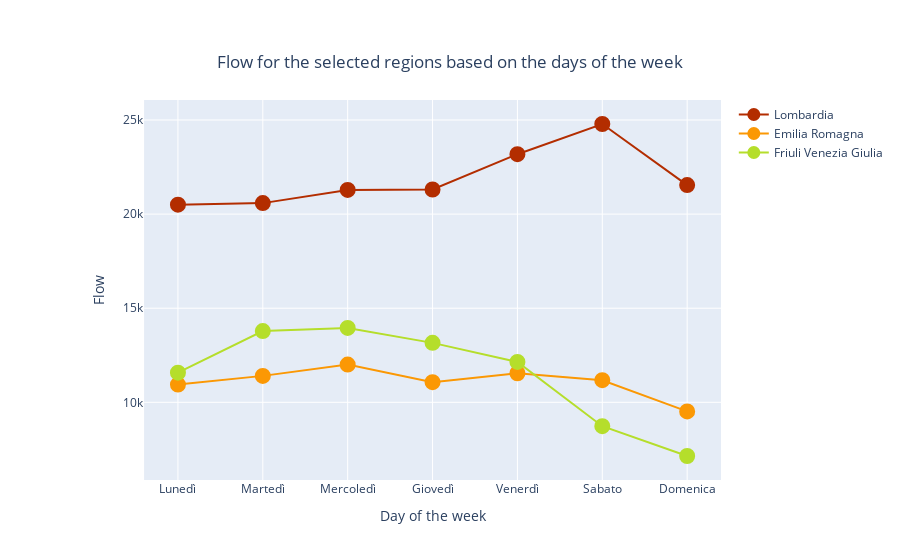
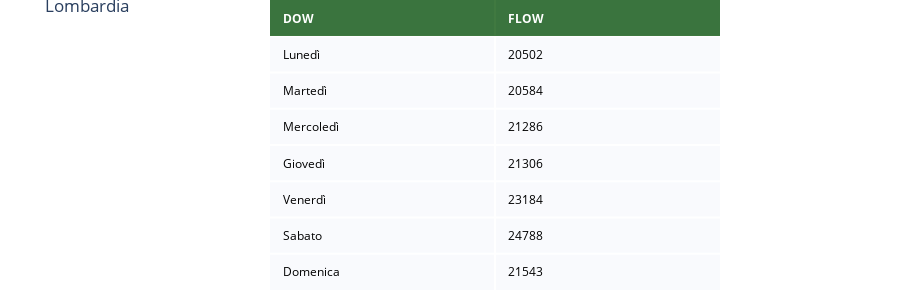
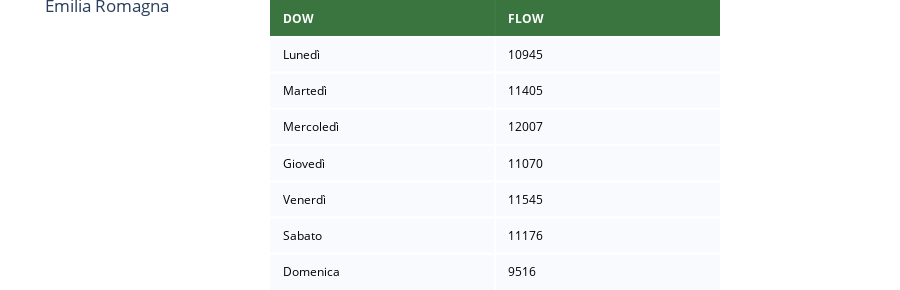

Notebook code for these charts, in order:
### Code cell
#STUDY OF THE FLUXES BASED ON THE DAY OF THE WEEK

#Function that returns a dataframe with all the info (data_day_od solo) for the selected provinces for each region
def data_selected_province(data_day_od,cod_pro_selected):
    data_province_selected=data_day_od[data_day_od['COD_PRO'].isin(cod_pro_selected)] 
    return data_province_selected

#Define a dictionary with a dataframe for the different regions, containg all the info of the selected provinces 
d_selected_province = {} 
for i in range(len(reg)):
    d_selected_province[reg[i]] = pd.DataFrame(data_selected_province(data_day_od,flow_pro[reg[i]]['COD_PRO'].values[:]))
    
#print(d_selected_province)

#Sum of the fluxes based on the day of the week and the province
def flow_days(data_province_selected, cod_pro_selected):
    flow_days=data_province_selected.groupby(['DOW', 'COD_PRO']).FLOW.sum().reset_index()
    return flow_days

#Define a dictionary with a dataframe 
d_flow_days = {} 

for i in range(len(reg)):
    d_flow_days[reg[i]] = pd.DataFrame(flow_days(d_selected_province[reg[i]],flow_pro[reg[i]]['COD_PRO']))


#Printing the dataframe associating the name to each province code
for i in range(len(reg)):
    name_list=[]
    for cod in d_flow_days[reg[i]]['COD_PRO'].values[:]:
        if cod in d[reg[i]]['COD_PRO'].values[:]:
            where=np.argwhere(d[reg[i]]['COD_PRO'].values[:]==cod)
            idx=where[0][0] #torna poco questo 00
            name=d[reg[i]]['PROVINCIA'].values[idx:idx+1][0]
            name_list.append(name)  
    d_flow_days[reg[i]].insert(1, "NAME", name_list)


print("\n")

#Analysis based on the days
days = ['Lunedì', 'Martedì', 'Mercoledì', 'Giovedì', 'Venerdì', 'Sabato', 'Domenica']

#Function to order the dataset based on the days of the week 
def days_order(dataset,days):
    dataset['DOW']=pd.Categorical(dataset['DOW'], categories=days, ordered=True)
    dataset_days=dataset.sort_values(['DOW'], ignore_index=True)
    return dataset_days

#Function to sort the data by provinces
def sort(dataset):
    dataset=dataset.sort_values(['COD_PRO', 'NAME'],ascending=False, ignore_index=True)
    return dataset

#Define a dictionary cointaing a dataframe for each regions 
#Different dataframes based on different type of data organization
flow_each_pro={}

for i in range(len(reg)):
    list_k=[0]
    flow_each_pro[reg[i]]=sort(d_flow_days[reg[i]])
    for k in range(1,len(flow_each_pro[reg[i]]['COD_PRO'])):
        if flow_each_pro[reg[i]]['COD_PRO'][k]!=flow_each_pro[reg[i]]['COD_PRO'][k-1]:
            list_k.append(k)
    list_k.append(len(flow_each_pro[reg[i]]['COD_PRO']))
    for d in range(len(list_k)-1): 
            flow_each_pro[reg[i],d]= pd.DataFrame(days_order(flow_each_pro[reg[i]][list_k[d]:list_k[d+1]],days))
    flow_each_pro[reg[i]]=pd.DataFrame(days_order(d_flow_days[reg[i]],days))
    
    
#Funtion to sum the fluxes of a day for each region 
def flux_sum_day(flow_each_pro):
    flux_sum_pd=flow_each_pro.groupby(['DOW'])['FLOW'].sum().reset_index()
    return flux_sum_pd

#Dictionary 
flux_sum_perday={}

#Dataframe for each region with the sum of fluxes based on the day of the week
for i in range(len(reg)):
        flux_sum_perday[reg[i]]=flux_sum_day(flow_each_pro[reg[i]])
        
#DISPLAY THE RESULTS 

import plotly.graph_objects as go
from plotly.offline import iplot

#Results for the single regions based on the days of the week

#plot
fig3 = go.Figure()
color_dict = ['#b32d00', '#fb9804' ,'#b5de2b']
for i in range(len(reg)):  
        fig3 = fig3.add_trace(go.Scatter(x = flux_sum_perday[reg[i]]["DOW"], y = flux_sum_perday[reg[i]]["FLOW"],name =reg[i], marker=dict(color=color_dict[i],size=8,line=dict(color=color_dict[i],width=8))))
        fig3.update_layout(title={'text': "Flow for the selected regions based on the days of the week",'y':0.9,'x':0.5,'xanchor': 'center','yanchor': 'top'},xaxis = {'domain': [0.1, 1.], 'title':'Day of the week'}, yaxis = {'domain': [0, 1], 'anchor': 'x2', 'title': 'Flow'})
fig3.show()

#dataset
table_color =  [[0, '#004d00'],[.5, '#ffffff'],[1, '#ffffff']]   
for i in range(len(reg)):  
    fig_tab = ff.create_table(flux_sum_perday[reg[i]],colorscale=table_color)
    #fig_tab.update_layout(title={'text': str(reg[i]),'xanchor': 'left',yanchor': 'top'})
    fig_tab.update_layout(title={'text': str(reg[i]),'xanchor': 'left','yanchor': 'top'}, xaxis1 = {'domain': [0.3, .8]}, yaxis1 = {'domain': [0., 1]})
    fig_tab.show()
    print("\n\n")
    
    
#Results for each province based on the days of the week
  
#plot
fig2 = go.Figure()
#color_dict = ['#b32d00', '#fb9804' ,'#b5de2b']

color_dict = [ ['#e61100','#ff1a1a','#ff9f80'], ['#ffff66','#ff8000', '#ffd480'], [ '#b5de2b','#4dff4d','#00cc00' ]]

for i in range(len(reg)):  
    for k in range(len(flow_pro[reg[i]]['COD_PRO'])):
        fig2 = fig2.add_trace(go.Bar(x = flow_each_pro[reg[i],k]["DOW"], y = flow_each_pro[reg[i],k]["FLOW"], name = flow_each_pro[reg[i],k].iloc[0,1], marker_color=color_dict[i][2-k]))
        fig2.update_layout(title={'text': "Flow for the mostly contributing provinces based on the days of the week",'y':0.9,'x':0.5,'xanchor': 'center','yanchor': 'top'},xaxis = {'domain': [0.1, 1.], 'title':'Day of the week'}, yaxis = {'domain': [0, 1], 'anchor': 'x2', 'title': 'Flow'})
fig2.show()

#Dataset
table_color =  [[0, '#004d00'],[.5, '#ffffff'],[1, '#ffffff']]
    
for i in range(len(reg)):  
    fig_tab = ff.create_table(flow_each_pro[reg[i]],colorscale=table_color, name=reg[i])
    fig_tab.update_layout(title={'text': str(reg[i]),'xanchor': 'left','yanchor': 'top'}, xaxis1 = {'domain': [0.3, .8]}, yaxis1 = {'domain': [0., 1]})
    fig_tab.show()
    print("\n\n")

### Figure 1 — Plotly figure (JSON) as saved in the notebook; plotly's stock layout.template omitted (floating-point values rounded to 4 significant figures)
{"data": [{"marker": {"color": "#b32d00", "line": {"color": "#b32d00", "width": 8}, "size": 8}, "name": "Lombardia", "type": "scatter", "x": ["Lunedì", "Martedì", "Mercoledì", "Giovedì", "Venerdì", "Sabato", "Domenica"], "y": [20502, 20584, 21286, 21306, 23184, 24788, 21543]}, {"marker": {"color": "#fb9804", "line": {"color": "#fb9804", "width": 8}, "size": 8}, "name": "Emilia Romagna", "type": "scatter", "x": ["Lunedì", "Martedì", "Mercoledì", "Giovedì", "Venerdì", "Sabato", "Domenica"], "y": [10945, 11405, 12007, 11070, 11545, 11176, 9516]}, {"marker": {"color": "#b5de2b", "line": {"color": "#b5de2b", "width": 8}, "size": 8}, "name": "Friuli Venezia Giulia", "type": "scatter", "x": ["Lunedì", "Martedì", "Mercoledì", "Giovedì", "Venerdì", "Sabato", "Domenica"], "y": [11574, 13786, 13954, 13159, 12145, 8732, 7148]}], "layout": {"title": {"text": "Flow for the selected regions based on the days of the week", "x": 0.5, "xanchor": "center", "y": 0.9, "yanchor": "top"}, "xaxis": {"domain": [0.1, 1], "title": {"text": "Day of the week"}}, "yaxis": {"anchor": "x2", "domain": [0, 1], "title": {"text": "Flow"}}}}

### Figure 2 — Plotly figure (JSON) as saved in the notebook; plotly's stock layout.template omitted (floating-point values rounded to 4 significant figures)
{"data": [{"colorscale": [[0, "#004d00"], [0.5, "#ffffff"], [1, "#ffffff"]], "hoverinfo": "none", "opacity": 0.75, "showscale": false, "type": "heatmap", "z": [[0, 0], [0.5, 0.5], [1, 1], [0.5, 0.5], [1, 1], [0.5, 0.5], [1, 1], [0.5, 0.5]]}], "layout": {"annotations": [{"align": "left", "font": {"color": "#ffffff"}, "showarrow": false, "text": "<b>DOW</b>", "x": -0.45, "xanchor": "left", "xref": "x", "y": 0, "yref": "y"}, {"align": "left", "font": {"color": "#ffffff"}, "showarrow": false, "text": "<b>FLOW</b>", "x": 0.55, "xanchor": "left", "xref": "x", "y": 0, "yref": "y"}, {"align": "left", "font": {"color": "#000000"}, "showarrow": false, "text": "Lunedì", "x": -0.45, "xanchor": "left", "xref": "x", "y": 1, "yref": "y"}, {"align": "left", "font": {"color": "#000000"}, "showarrow": false, "text": "20502", "x": 0.55, "xanchor": "left", "xref": "x", "y": 1, "yref": "y"}, {"align": "left", "font": {"color": "#000000"}, "showarrow": false, "text": "Martedì", "x": -0.45, "xanchor": "left", "xref": "x", "y": 2, "yref": "y"}, {"align": "left", "font": {"color": "#000000"}, "showarrow": false, "text": "20584", "x": 0.55, "xanchor": "left", "xref": "x", "y": 2, "yref": "y"}, {"align": "left", "font": {"color": "#000000"}, "showarrow": false, "text": "Mercoledì", "x": -0.45, "xanchor": "left", "xref": "x", "y": 3, "yref": "y"}, {"align": "left", "font": {"color": "#000000"}, "showarrow": false, "text": "21286", "x": 0.55, "xanchor": "left", "xref": "x", "y": 3, "yref": "y"}, {"align": "left", "font": {"color": "#000000"}, "showarrow": false, "text": "Giovedì", "x": -0.45, "xanchor": "left", "xref": "x", "y": 4, "yref": "y"}, {"align": "left", "font": {"color": "#000000"}, "showarrow": false, "text": "21306", "x": 0.55, "xanchor": "left", "xref": "x", "y": 4, "yref": "y"}, {"align": "left", "font": {"color": "#000000"}, "showarrow": false, "text": "Venerdì", "x": -0.45, "xanchor": "left", "xref": "x", "y": 5, "yref": "y"}, {"align": "left", "font": {"color": "#000000"}, "showarrow": false, "text": "23184", "x": 0.55, "xanchor": "left", "xref": "x", "y": 5, "yref": "y"}, {"align": "left", "font": {"color": "#000000"}, "showarrow": false, "text": "Sabato", "x": -0.45, "xanchor": "left", "xref": "x", "y": 6, "yref": "y"}, {"align": "left", "font": {"color": "#000000"}, "showarrow": false, "text": "24788", "x": 0.55, "xanchor": "left", "xref": "x", "y": 6, "yref": "y"}, {"align": "left", "font": {"color": "#000000"}, "showarrow": false, "text": "Domenica", "x": -0.45, "xanchor": "left", "xref": "x", "y": 7, "yref": "y"}, {"align": "left", "font": {"color": "#000000"}, "showarrow": false, "text": "21543", "x": 0.55, "xanchor": "left", "xref": "x", "y": 7, "yref": "y"}], "height": 290, "margin": {"b": 0, "l": 0, "r": 0, "t": 0}, "title": {"text": "Lombardia", "xanchor": "left", "yanchor": "top"}, "xaxis": {"domain": [0.3, 0.8], "dtick": 1, "gridwidth": 2, "showticklabels": false, "tick0": -0.5, "ticks": "", "zeroline": false}, "yaxis": {"autorange": "reversed", "domain": [0, 1], "dtick": 1, "gridwidth": 2, "showticklabels": false, "tick0": 0.5, "ticks": "", "zeroline": false}}}

### Figure 3 — Plotly figure (JSON) as saved in the notebook; plotly's stock layout.template omitted (floating-point values rounded to 4 significant figures)
{"data": [{"colorscale": [[0, "#004d00"], [0.5, "#ffffff"], [1, "#ffffff"]], "hoverinfo": "none", "opacity": 0.75, "showscale": false, "type": "heatmap", "z": [[0, 0], [0.5, 0.5], [1, 1], [0.5, 0.5], [1, 1], [0.5, 0.5], [1, 1], [0.5, 0.5]]}], "layout": {"annotations": [{"align": "left", "font": {"color": "#ffffff"}, "showarrow": false, "text": "<b>DOW</b>", "x": -0.45, "xanchor": "left", "xref": "x", "y": 0, "yref": "y"}, {"align": "left", "font": {"color": "#ffffff"}, "showarrow": false, "text": "<b>FLOW</b>", "x": 0.55, "xanchor": "left", "xref": "x", "y": 0, "yref": "y"}, {"align": "left", "font": {"color": "#000000"}, "showarrow": false, "text": "Lunedì", "x": -0.45, "xanchor": "left", "xref": "x", "y": 1, "yref": "y"}, {"align": "left", "font": {"color": "#000000"}, "showarrow": false, "text": "10945", "x": 0.55, "xanchor": "left", "xref": "x", "y": 1, "yref": "y"}, {"align": "left", "font": {"color": "#000000"}, "showarrow": false, "text": "Martedì", "x": -0.45, "xanchor": "left", "xref": "x", "y": 2, "yref": "y"}, {"align": "left", "font": {"color": "#000000"}, "showarrow": false, "text": "11405", "x": 0.55, "xanchor": "left", "xref": "x", "y": 2, "yref": "y"}, {"align": "left", "font": {"color": "#000000"}, "showarrow": false, "text": "Mercoledì", "x": -0.45, "xanchor": "left", "xref": "x", "y": 3, "yref": "y"}, {"align": "left", "font": {"color": "#000000"}, "showarrow": false, "text": "12007", "x": 0.55, "xanchor": "left", "xref": "x", "y": 3, "yref": "y"}, {"align": "left", "font": {"color": "#000000"}, "showarrow": false, "text": "Giovedì", "x": -0.45, "xanchor": "left", "xref": "x", "y": 4, "yref": "y"}, {"align": "left", "font": {"color": "#000000"}, "showarrow": false, "text": "11070", "x": 0.55, "xanchor": "left", "xref": "x", "y": 4, "yref": "y"}, {"align": "left", "font": {"color": "#000000"}, "showarrow": false, "text": "Venerdì", "x": -0.45, "xanchor": "left", "xref": "x", "y": 5, "yref": "y"}, {"align": "left", "font": {"color": "#000000"}, "showarrow": false, "text": "11545", "x": 0.55, "xanchor": "left", "xref": "x", "y": 5, "yref": "y"}, {"align": "left", "font": {"color": "#000000"}, "showarrow": false, "text": "Sabato", "x": -0.45, "xanchor": "left", "xref": "x", "y": 6, "yref": "y"}, {"align": "left", "font": {"color": "#000000"}, "showarrow": false, "text": "11176", "x": 0.55, "xanchor": "left", "xref": "x", "y": 6, "yref": "y"}, {"align": "left", "font": {"color": "#000000"}, "showarrow": false, "text": "Domenica", "x": -0.45, "xanchor": "left", "xref": "x", "y": 7, "yref": "y"}, {"align": "left", "font": {"color": "#000000"}, "showarrow": false, "text": "9516", "x": 0.55, "xanchor": "left", "xref": "x", "y": 7, "yref": "y"}], "height": 290, "margin": {"b": 0, "l": 0, "r": 0, "t": 0}, "title": {"text": "Emilia Romagna", "xanchor": "left", "yanchor": "top"}, "xaxis": {"domain": [0.3, 0.8], "dtick": 1, "gridwidth": 2, "showticklabels": false, "tick0": -0.5, "ticks": "", "zeroline": false}, "yaxis": {"autorange": "reversed", "domain": [0, 1], "dtick": 1, "gridwidth": 2, "showticklabels": false, "tick0": 0.5, "ticks": "", "zeroline": false}}}
